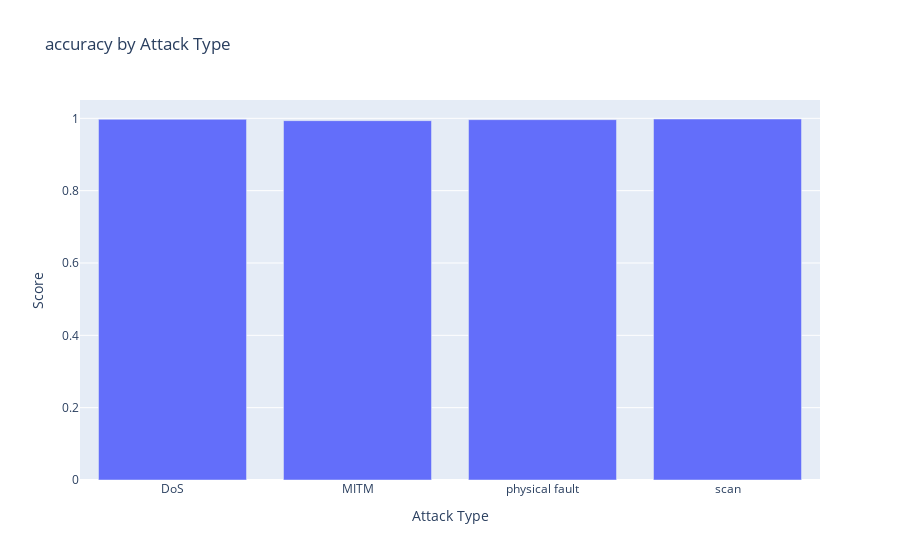
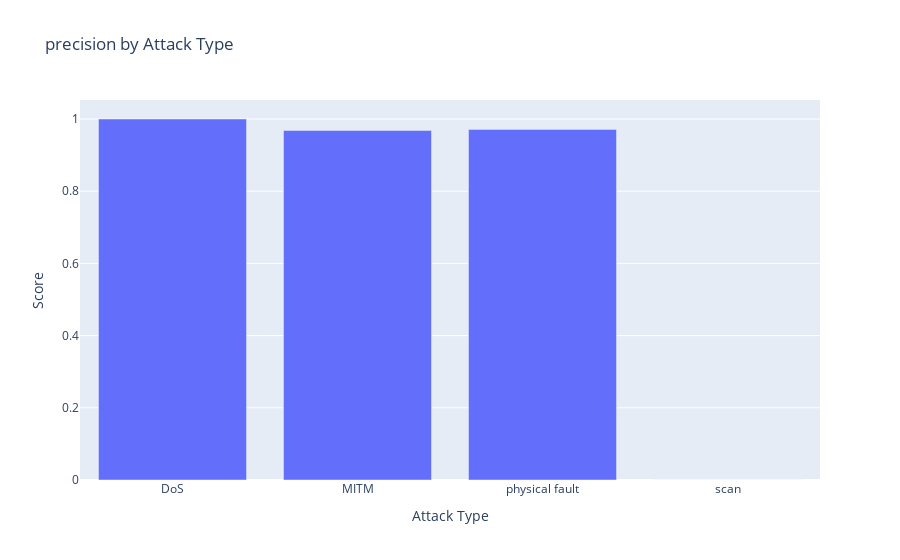
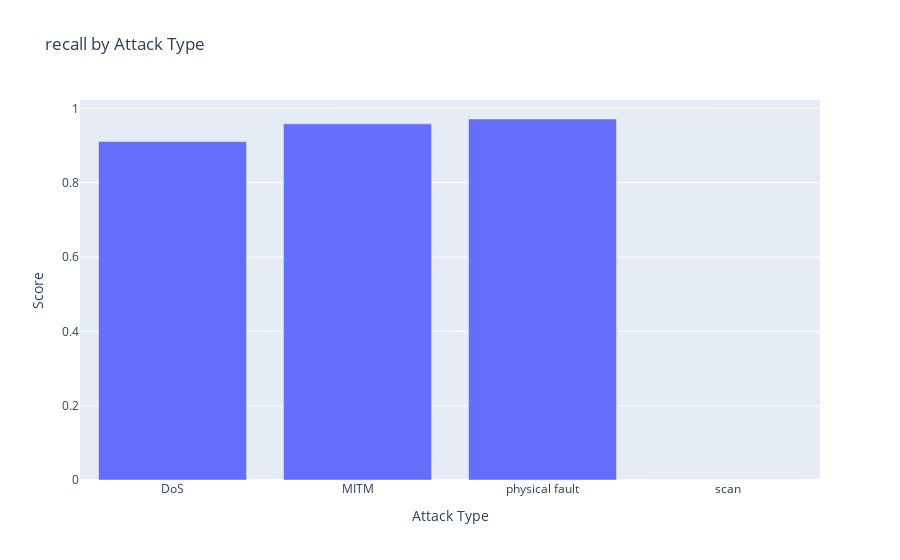
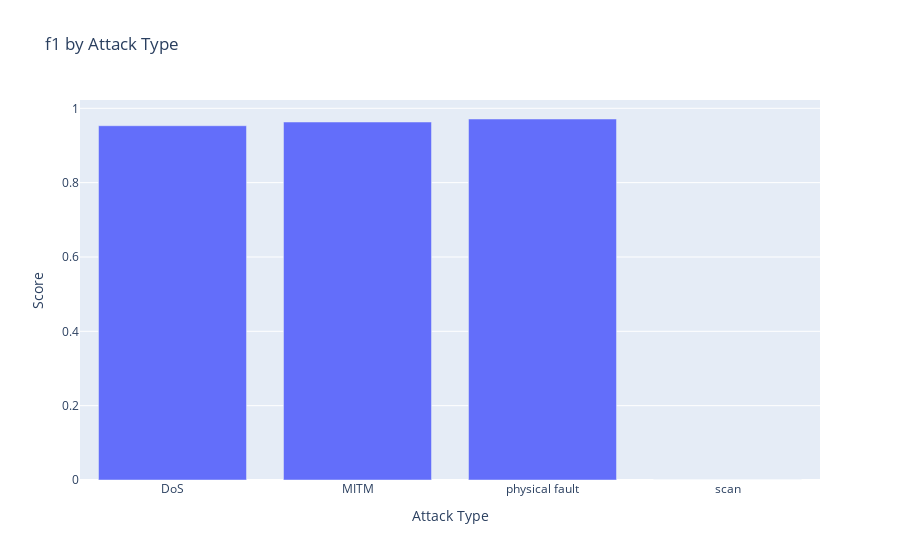

Notebook cell for these charts, in order:
### Markdown cell above
## Visualisation des résultats de classification multi-classes

### Code cell
def plot_attack_metrics(metric_name):
    attacks = list(multiclass_results.keys())
    values = [results[metric_name] for results in multiclass_results.values()]
    
    fig = go.Figure(data=[go.Bar(x=attacks, y=values)])
    
    fig.update_layout(
        title=f'{metric_name} by Attack Type',
        yaxis_title='Score',
        xaxis_title='Attack Type'
    )
    return fig

# Plot key metrics
metrics_to_plot = ['accuracy', 'precision', 'recall', 'f1']
for metric in metrics_to_plot:
    plot_attack_metrics(metric).show()

### Figure 1 — Plotly figure (JSON) as saved in the notebook; plotly's stock layout.template omitted (floating-point values rounded to 4 significant figures)
{"data": [{"type": "bar", "x": ["DoS", "MITM", "physical fault", "scan"], "y": [0.9973, 0.9936, 0.9963, 0.9982]}], "layout": {"title": {"text": "accuracy by Attack Type"}, "xaxis": {"title": {"text": "Attack Type"}}, "yaxis": {"title": {"text": "Score"}}}}

### Figure 2 — Plotly figure (JSON) as saved in the notebook; plotly's stock layout.template omitted (floating-point values rounded to 4 significant figures)
{"data": [{"type": "bar", "x": ["DoS", "MITM", "physical fault", "scan"], "y": [1, 0.9683, 0.9712, 0]}], "layout": {"title": {"text": "precision by Attack Type"}, "xaxis": {"title": {"text": "Attack Type"}}, "yaxis": {"title": {"text": "Score"}}}}

### Figure 3 — Plotly figure (JSON) as saved in the notebook; plotly's stock layout.template omitted (floating-point values rounded to 4 significant figures)
{"data": [{"type": "bar", "x": ["DoS", "MITM", "physical fault", "scan"], "y": [0.9104, 0.9581, 0.9712, 0]}], "layout": {"title": {"text": "recall by Attack Type"}, "xaxis": {"title": {"text": "Attack Type"}}, "yaxis": {"title": {"text": "Score"}}}}

### Figure 4 — Plotly figure (JSON) as saved in the notebook; plotly's stock layout.template omitted (floating-point values rounded to 4 significant figures)
{"data": [{"type": "bar", "x": ["DoS", "MITM", "physical fault", "scan"], "y": [0.9531, 0.9632, 0.9712, 0]}], "layout": {"title": {"text": "f1 by Attack Type"}, "xaxis": {"title": {"text": "Attack Type"}}, "yaxis": {"title": {"text": "Score"}}}}
